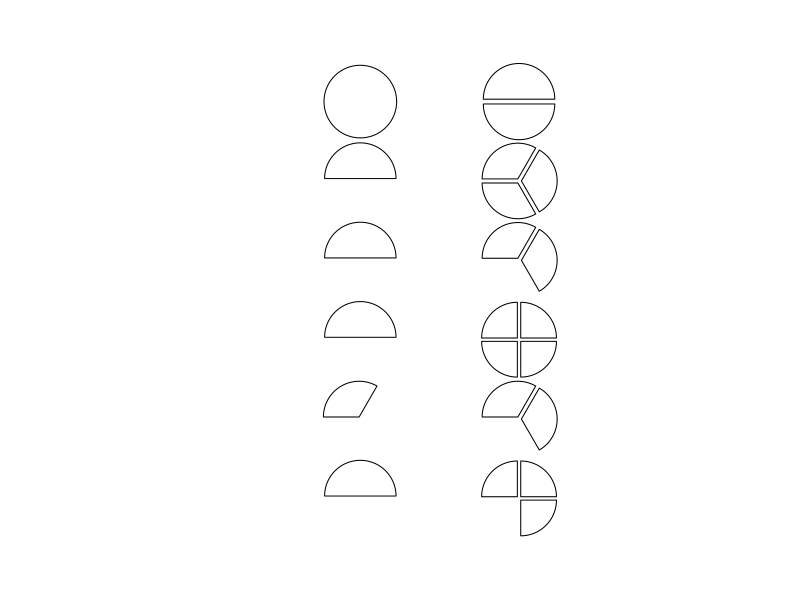
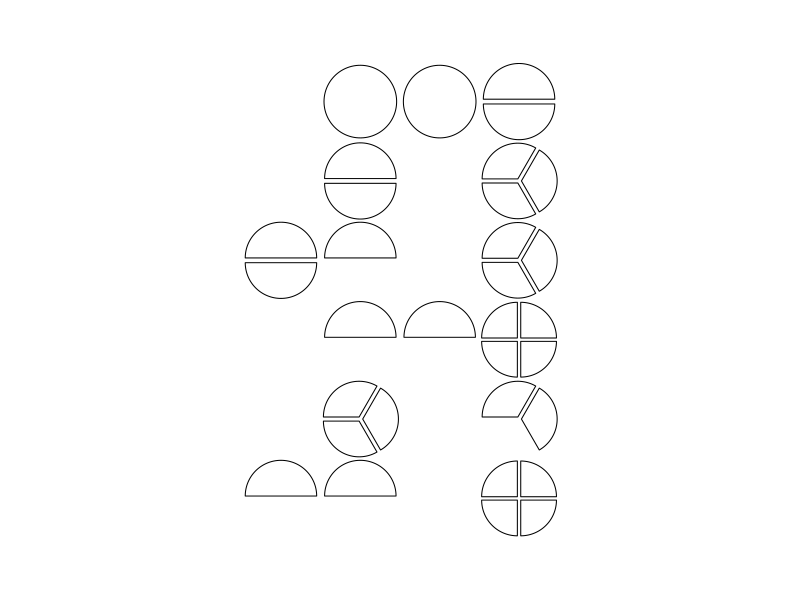
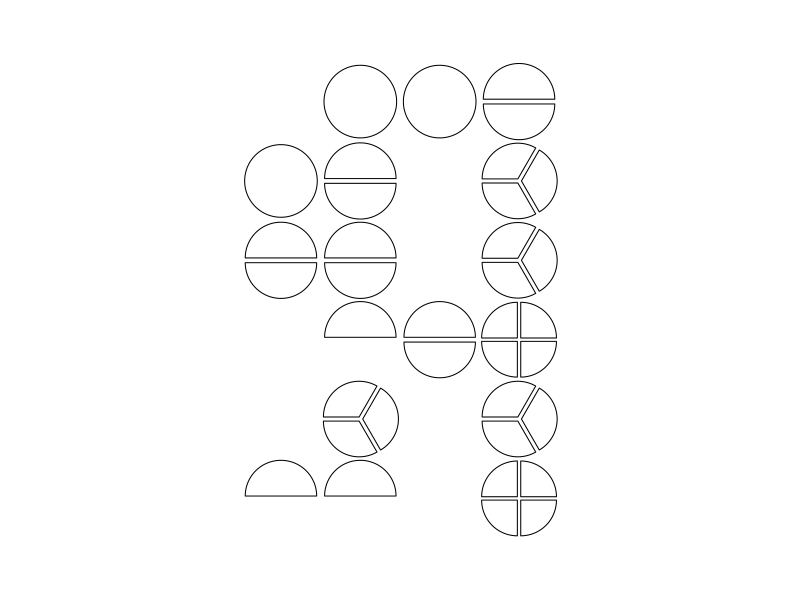
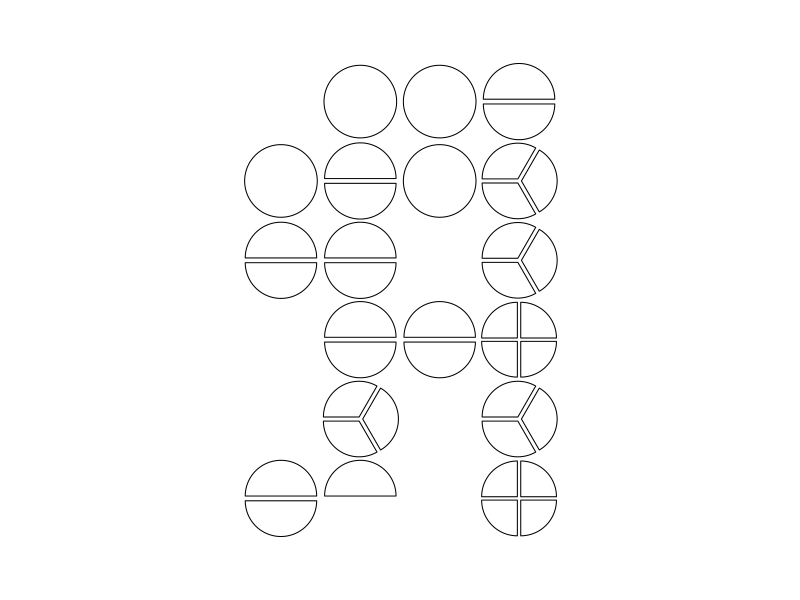
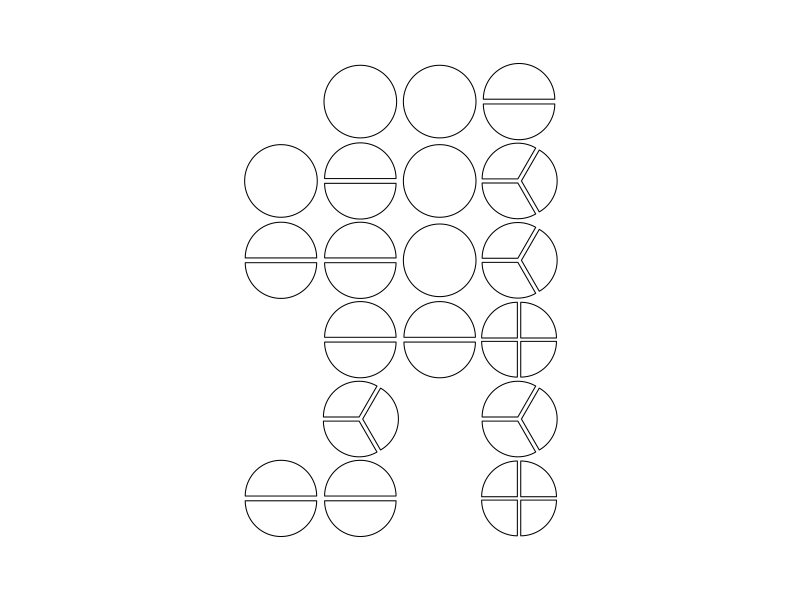
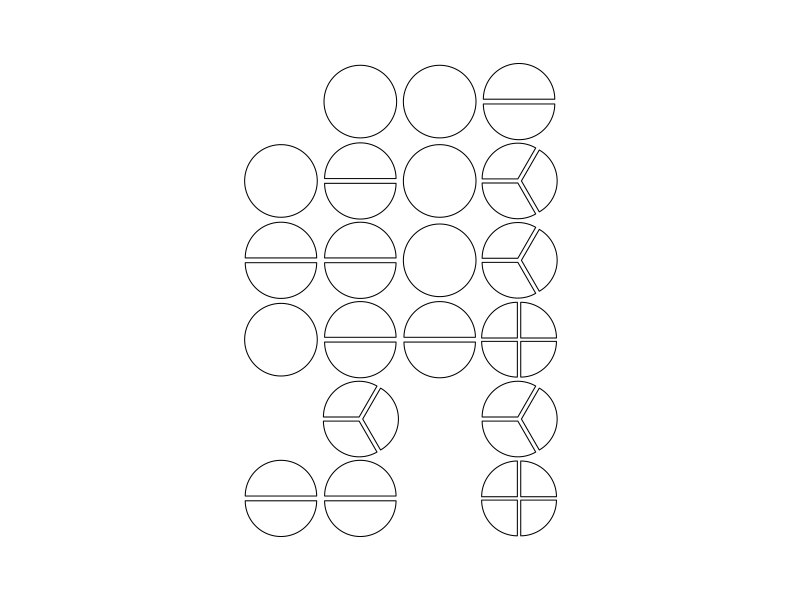
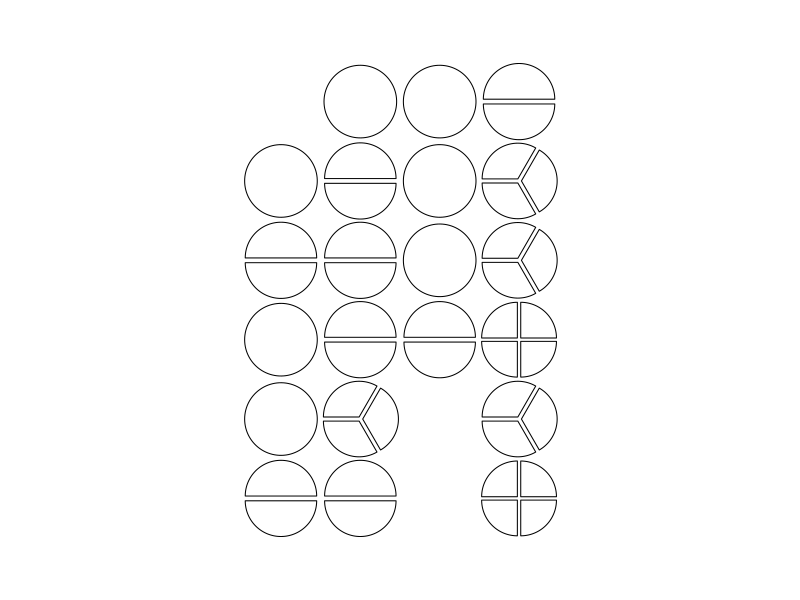
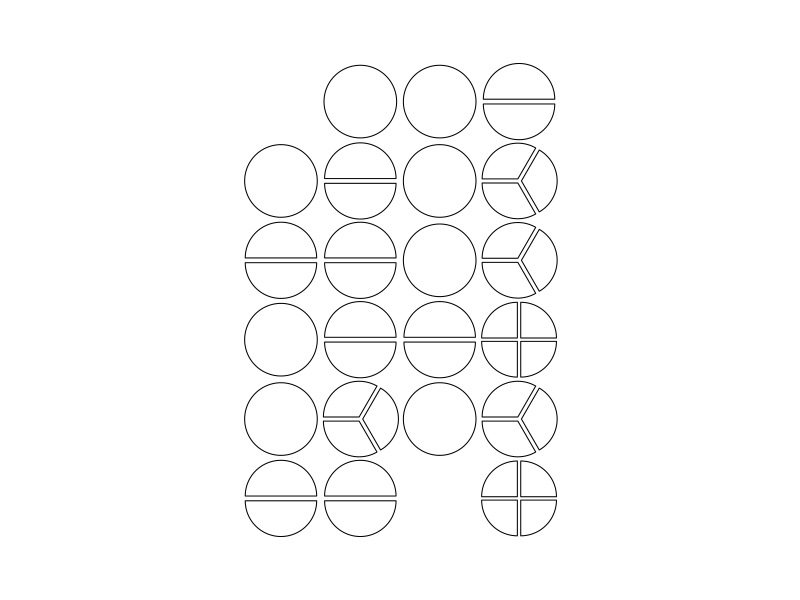

R code for these plots, in order:

library(dplyr)
library(tidyr)

nn <- 4

prime_factors <- matrix(c(
    c(NA, NA, NA, NA), 
    c( 2, NA, NA, NA), 
    c( 3, NA, NA, NA), 
    c( 2,  2, NA, NA),
    c( 5, NA, NA, NA), 
    c( 2,  3, NA, NA), 
    c( 7, NA, NA, NA), 
    c( 2,  2,  2, NA), 
    c( 3,  3, NA, NA), 
    c( 2,  5, NA, NA), 
    c(11, NA, NA, NA), 
    c( 2,  2,  3, NA), 
    c(13, NA, NA, NA), 
    c( 2,  7, NA, NA), 
    c( 3,  5, NA, NA),
    c( 2,  2,  2,  2),
    c(17, NA, NA, NA),
    c( 2,  3,  3, NA), 
    c(19, NA, NA, NA), 
    c( 2,  2,  5, NA), 
    c( 3,  7, NA, NA), 
    c( 2, 11, NA, NA), 
    c(23, NA, NA, NA),
    c( 2,  2,  2,  3)),
    ncol = nn, byrow = TRUE)

apply(prime_factors, 1, prod, na.rm = TRUE)
pal <- c(
    "lightblue", "#e6c85a", 
    "darkblue", "#f0463c", 
    "pink", "lightgreen", 
    "purple", "green", 
    "orange")

d1 <- as.data.frame(prime_factors) %>% 
    mutate(ind = seq_len(n())) %>% 
    gather(key = id, value = prime, -ind) %>% 
    na.omit %>% 
    mutate(id = as.numeric(gsub("V", "", id)), 
        prime = factor(prime)) %>% 
    rbind(c(ind = 1, id = 1, prime = NA), .) %>%
    group_by(ind) %>% 
    mutate(N = min(1 / length(na.omit(prime)), 1, na.rm = TRUE))
head(d1)


primes <- as.integer(levels(d1$prime))
nprimes <- length(primes)


segment <- function(x, y, r, theta = pi / 2, thetastart = 0, 
    nsteps = 100, offset = 0.03, ...) {
    rs <- seq(
        from = pi + thetastart, 
        to = pi + theta + thetastart, 
        len = nsteps)
    if (offset < 0 | offset > 1) { 
        stop("offset must be in range 0,1") 
    }
    # multiple of 2 * pi, i.e. full circle
    if (round(theta %% (2 * pi), digits = 7) == 0) {
        xc <- x + (1 + offset * 0.56) * r * cos(rs)
        yc <- y + (1 + offset * 0.56) * r * sin(rs)
    } else {
        mid_theta <- pi + thetastart + theta / 2
        #rs <- rs + mid_theta
        xc <- x + r * cos(rs)
        yc <- y + r * sin(rs)
        #  /|
        # /_| y = offset * sin(mid_theta)
        #     x = offset * cos(mid_theta)
        xc <- c(x, xc, x) + offset * cos(mid_theta)
        yc <- c(y, yc, y) + offset * sin(mid_theta)
    }
    lines(xc, yc, ...)
}

# allow non-square plot
nr <- nrow(prime_factors) / nn

for (ii in seq_len(nprimes)) {
    # find prime
    is_ith_prime <- apply(
        X = prime_factors, MARGIN = 1,
        FUN = function(x, ii) { 
            any(primes[seq_len(ii)] %in% x) }, ii = ii)
    # these indices are not present in this layer
    # TODO instead build up
    add_pos <- cbind(
        x = rep(seq_len(nn), times = nr)[is_ith_prime], 
        y = rep(seq_len(nr), each = nn)[is_ith_prime])
    
    svg(paste0("output/prime_", primes[ii], ".svg"), 
        width = 9, height = 12, antialias = "none")
    par(mar = c(0, 0, 0, 0))
    plot(x = seq_len(nn), y = seq_len(nn), type = "n", xlab = "", ylab = "", axes = FALSE, 
        xlim = c(0, nn + 1), ylim = c(nr + 1, 0), asp = 1)
    
    # how many segments?
    for (jj in seq_len(nrow(add_pos))) {
        primes_jj <- prime_factors[which(is_ith_prime)[jj], ]
        n_vals_jj <- sum(!is.na(primes_jj))
        # draw segments
        for (kk in seq_len(n_vals_jj)) {
            if (primes_jj[kk] %in% primes[seq_len(ii)]) {
                segment(x = add_pos[jj, 1], y = add_pos[jj, 2], 
                    r = 0.45, 
                    theta = 2 * pi / n_vals_jj, 
                    thetastart = (kk - 1) * 2 * pi / n_vals_jj)
            }
        }
    }
    dev.off()
}
